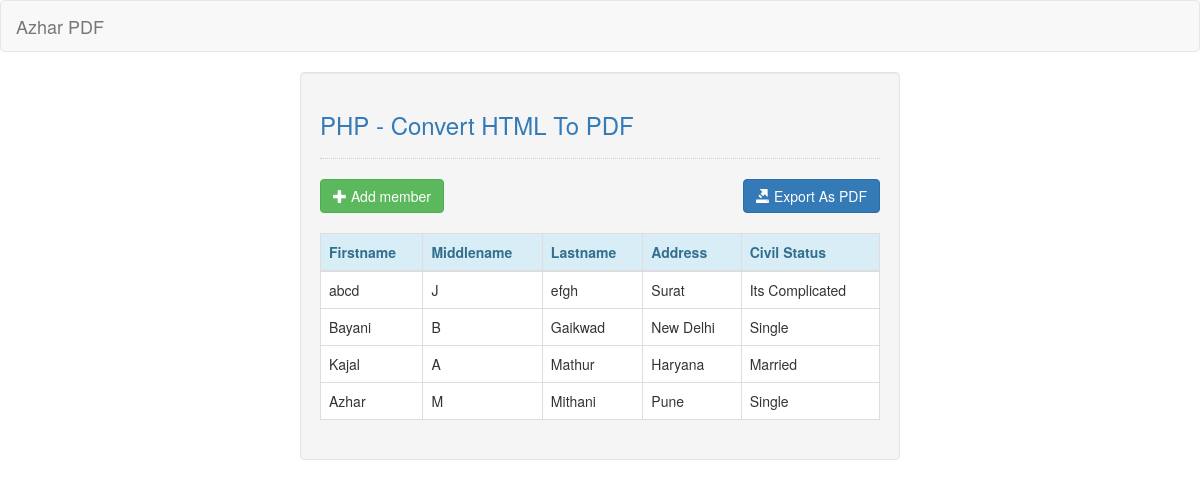
The page / on the database its author committed.
### tables this page shows
CREATE TABLE `member` (
  `mem_id` int(11) NOT NULL,
  `firstname` varchar(50) NOT NULL,
  `middlename` varchar(50) NOT NULL,
  `lastname` varchar(50) NOT NULL,
  `address` varchar(50) NOT NULL,
  `civil_status` varchar(20) NOT NULL
);

### index.php (the view, shortened to what this page needs)
<!DOCTYPE html>
<html lang="en">
	<head>
		<link rel="stylesheet" type="text/css" href="css/bootstrap.css"/>
	</head>
<body>
	<nav class="navbar navbar-default">
		<div class="container-fluid">
			<a class="navbar-brand" href="#">Azhar PDF</a>
		</div>
	</nav>
	<div class="col-md-3"></div>
	<div class="col-md-6 well">
		<h3 class="text-primary">PHP - Convert HTML To PDF</h3>
		<hr style="border-top:1px dotted #ccc;"/>
		<button type="button" class="btn btn-success" data-toggle="modal" data-target="#form_modal"><span class="glyphicon glyphicon-plus"></span> Add member</button>
		<a href="export.php" class="btn btn-primary pull-right"><span class="glyphicon glyphicon-export"></span> Export As PDF</a>
		<br /><br />
		<table class="table table-bordered">
			<thead class="alert-info">
				<tr>
					<th>Firstname</th>
					<th>Middlename</th>
					<th>Lastname</th>
					<th>Address</th>
					<th>Civil Status</th>
				</tr>
			</thead>
			<tbody style="background-color:#fff;">
				<?php
					require 'conn.php';
					$query = $conn->query('SELECT * FROM `member` ORDER BY `lastname` ASC') or die($conn->error());
					while($fetch = $query->fetch_array()){
				?>
				<tr>
					<td><?php echo $fetch['firstname']?></td>
					<td><?php echo $fetch['middlename']?></td>
					<td><?php echo $fetch['lastname']?></td>
					<td><?php echo $fetch['address']?></td>
					<td><?php echo $fetch['civil_status']?></td>
				</tr>
				<?php
					}
				?>
			</tbody>
		</table>
	</div>
</body>
</html>

### rows shown on the page
member: firstname "abcd", middlename "J", lastname "efgh", address "Surat", civil_status "Its Complicated"
member: firstname "Bayani", middlename "B", lastname "Gaikwad", address "New Delhi", civil_status "Single"
member: firstname "Kajal", middlename "A", lastname "Mathur", address "Haryana", civil_status "Married"
member: firstname "Azhar", middlename "M", lastname "Mithani", address "Pune", civil_status "Single"
